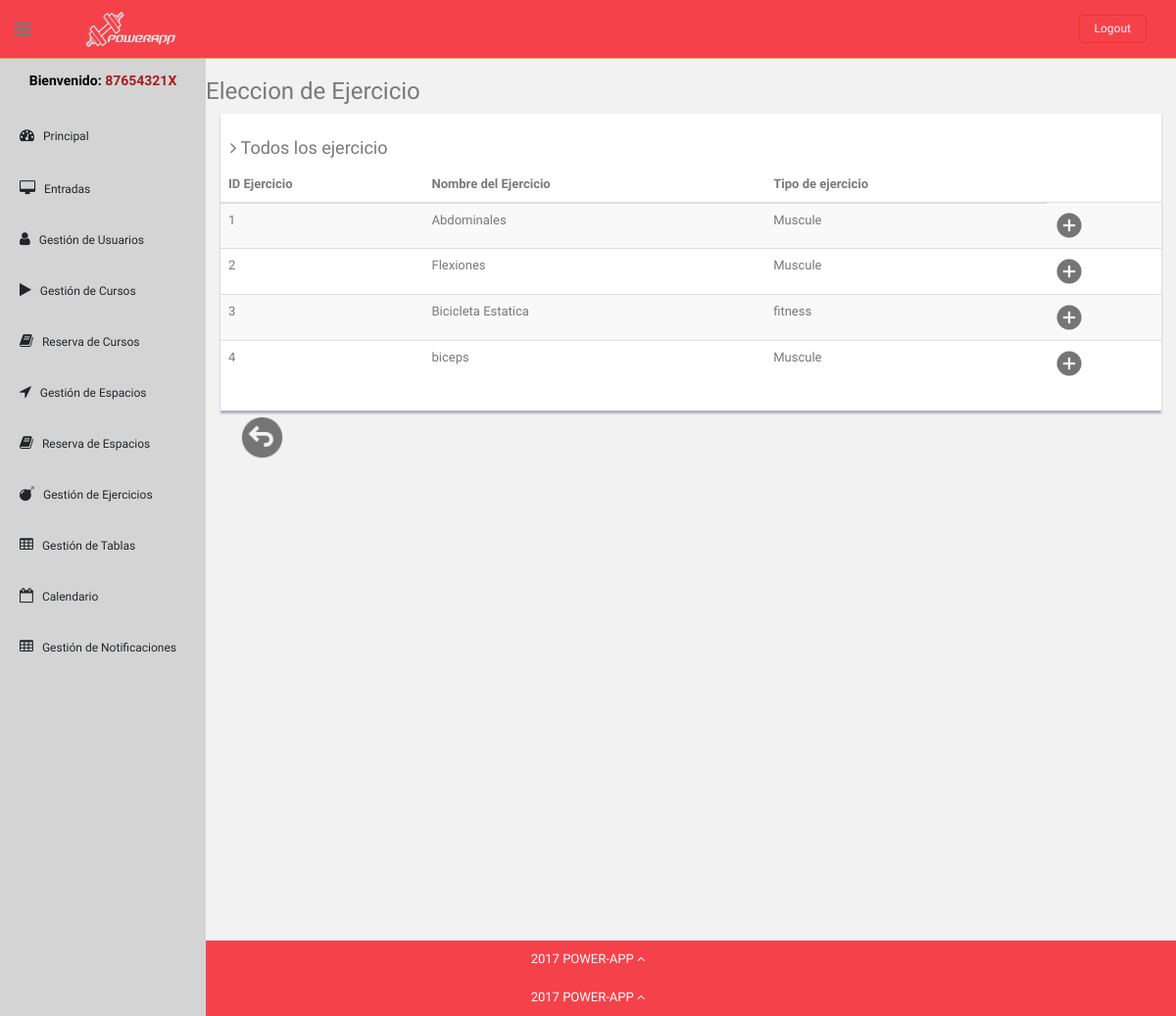
Screenshot of /Controllers/formLoader.php?form=addExerciseInTable&IDTable=Cardio Table (signed in) with the database file from the repository.
### tables this page shows
CREATE TABLE Exercise (
    IDExercise int NOT NULL AUTO_INCREMENT,
    Name varchar(80) NOT NULL,
    ExerciseType varchar(50),
    UrlImage varchar(255),
    UrlVideo varchar(255),
    Content text,

    PRIMARY KEY (IDExercise)
);

### Models/Exercise.php (called while the page is built, shortened)
<?php
class Exercise{
    private $IDExercise;
    private $Name;
    private $ExerciseType;
    public function __construct($IDExercise)
    {
        $this->IDExercise = $IDExercise;
    }
    public function loadDataAssoc($dataArray)
    {
        $this->IDExercise = $dataArray['IDExercise'];
        $this->Name = $dataArray['Name'];
        $this->ExerciseType = $dataArray['ExerciseType'];
    }
    public function getIDExercise()
    {
        return $this->IDExercise;
    }
    public function getName()
    {
        return $this->Name;
    }
    public function getExerciseType()
    {
        return $this->ExerciseType;
    }
}

### Models/ExerciseModel.php (called while the page is built, shortened)
<?php
class ExerciseDAO
{
    private $DBLink;
    private $serverName ="localhost";
    private $userName = "admin";
    private $passWord = "admin";
    private $DBName = "powerAppDB";
    function __construct(){
        $this->DBLink =  new mysqli($this->serverName,$this->userName,$this->passWord,$this->DBName);
    }
    function getAll(){
        $statement = $this->DBLink->prepare("SELECT * FROM Exercise");
        if(!$statement->execute()) {
            return "Falló la ejecución: (" . $statement->errno . ") " . $statement->error;
        }else{
            $result = $statement->get_result();
            return "ok";
        }
    }
}
?>

### Views/selectExerciseToTableView.php (the view, shortened to what this page needs)
<?php
class SelectExerciseToTableView
{
    var $IDTable;
    var $exercises;
    function __construct($exercises,$IDTable){
        $this->exercises = $exercises;
        $this->IDTable = $IDTable;
        $this->render();
    }
    function render(){
        $usuarioTipo = $_SESSION['type'];
        switch ($usuarioTipo){
            case 'ADMIN': include '../Templates/lateralBarAdmin.php';
                break;
        }
        ?>
        <h3>Eleccion de Ejercicio</h3>
        <div class="col-md-12">
            <div class="content-panel">
                <h4><i class="fa fa-angle-right"></i> Todos los ejercicio</h4>
                <table class="table table-striped table-advance table-hover">
                    <thead>
                    <tr>
                        <th class="hidden-phone">ID Ejercicio</th>
                        <th class="hidden-phone">Nombre del Ejercicio</th>
                        <th class="hidden-phone">Tipo de ejercicio</th>
                    </tr>
                    </thead>
                    <tbody>
                    <?php      foreach ($this->exercises as $exercise){ ?>
                        <tr>
                        <td><?php  echo $exercise->getIDExercise(); ?></td>
                        <td><?php  echo $exercise->getName(); ?></td>
                        <td><?php  echo $exercise->getExerciseType(); ?></td>
                        <td><?php  echo '<a href="../Controllers/TableActionController.php?action=ADDEXERCISE&IDExercise='.$exercise->getIDExercise().
                                '&IDTable='.$this->IDTable.'">
                                        <img src="../Templates/img2/add.png" style="width:30px;height:30px;" title="Añadir ejercicio"></a>'; ?></td>
                        </tr><?php
                    }
                    ?>
                    </tbody>
                </table>
            </div>
        </div>
        </div>
        <div id="showback">
            <?php
            echo '<a class="submit" href="../exerciseInTableShowAllView.php"><img src="../Templates/img2/atras.png" style="width:45px;heigh:45px;" title="Atrás"></a>';
            ?>
        </div> <?php
    }
}

### Templates/css2/style2.css (style rules this page uses)
body { color: #797979; background: #f2f2f2; font-family: 'Ruda', sans-serif; padding: 0px !important; margin: 0px !important; font-size:13px; }
ul li { list-style: none; }
a, a:hover, a:focus { text-decoration: none; outline: none; }
#container { width: 100%; height: 100%; }
ul.top-menu > li > .logout { color: #f2f2f2; font-size: 12px; border-radius: 4px; -webkit-border-radius: 4px; border: 1px solid #F5302E !important; padding: 5px 15px; margin-right: 15px; background: #F5424A; margin-top: 15px; }
.header, .footer { min-height: 60px; padding: 0 15px; }
.header { position: fixed; left: 0; right: 0; z-index: 1002; }
.black-bg { background: #F5424A; border-bottom: 1px solid #c9aa5f; }
a.logo { font-size: 20px; color: #ffffff; float: left; margin-top: 10px; text-transform: uppercase; }
#top_menu .nav > li, ul.top-menu > li { float: left; }
ul.top-menu > li > a { color: #666666; font-size: 16px; border-radius: 4px; -webkit-border-radius: 4px; border:1px solid #666666 !important; padding: 2px 6px; margin-right: 15px; }
.sidebar-toggle-box { float: left; padding-right: 15px; margin-top: 20px; }
.sidebar-toggle-box .fa-bars { cursor: pointer; display: inline-block; font-size: 20px; }
.content-panel { background: #ffffff; box-shadow: 0px 3px 2px #aab2bd; padding-top: 15px; padding-bottom: 5px; }
.content-panel h4 { margin-left: 10px; }
.site-footer { background: #F5424A; color: #fff; padding: 10px 0; }
.submit { border: none; background: none; }
.submit img { margin-top: 5px; margin-left: 20px; width: 45px; height: 45px; }

### rows the page displays
exercise: IDExercise "1", Name "Abdominales", ExerciseType "Muscule"
exercise: IDExercise "2", Name "Flexiones", ExerciseType "Muscule"
exercise: IDExercise "3", Name "Bicicleta Estatica", ExerciseType "fitness"
exercise: IDExercise "4", Name "biceps", ExerciseType "Muscule"

### other values shown
$_SESSION['login'] "87654321X"
